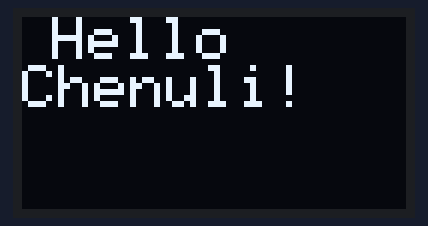
Bench run of a sketch on a simulated Arduino Uno, built with avr-gcc and run on an emulated ATmega328P. On the bench: 128×64 one-colour display. The display library's start-up logo is not drawn.

Above: at 1.8 s.
At 4.6 s:
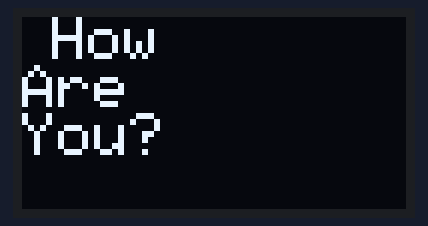

The sketch:

oled_dispaly_mycode.ino
```cpp
#include <SPI.h>
#include <Wire.h>
#include <Adafruit_GFX.h>
#include <Adafruit_SSD1306.h>

#define SCREEN_WIDTH 128 // OLED display width, in pixels
#define SCREEN_HEIGHT 64 // OLED display height, in pixels

// Declaration for an SSD1306 display connected to I2C (SDA, SCL pins)
#define OLED_RESET     -1 // Reset pin # (or -1 if sharing Arduino reset pin)
Adafruit_SSD1306 display(SCREEN_WIDTH, SCREEN_HEIGHT, &Wire, OLED_RESET);

#define NUMFLAKES     10 // Number of snowflakes in the animation example

#define LOGO_HEIGHT   16
#define LOGO_WIDTH    16

static const unsigned char PROGMEM logo_bmp[] =
{ B00000000, B11000000,
  B00000001, B11000000,
  B00000001, B11000000,
  B00000011, B11100000,
  B11110011, B11100000,
  B11111110, B11111000,
  B01111110, B11111111,
  B00110011, B10011111,
  B00011111, B11111100,
  B00001101, B01110000,
  B00011011, B10100000,
  B00111111, B11100000,
  B00111111, B11110000,
  B01111100, B11110000,
  B01110000, B01110000,
  B00000000, B00110000 };


void setup() {
  Serial.begin(115200);

  // SSD1306_SWITCHCAPVCC = generate display voltage from 3.3V internally
  if(!display.begin(SSD1306_SWITCHCAPVCC, 0x3C)) {
    Serial.println(F("SSD1306 allocation failed"));
    for(;;); // Don't proceed, loop forever
  }

  // Show initial display buffer contents on the screen --
  // the library initializes this with an Adafruit splash screen.
  display.display();
  delay(1000); // Pause for 2 seconds

  // Clear the buffer
  display.clearDisplay();

}

void loop() {
  // put your main code here, to run repeatedly:
  //testscrolltext();
  displayMultiLineText();
}

void testscrolltext(void) {
  display.clearDisplay();

  display.setTextSize(1); // Draw 2X-scale text
  display.setTextColor(WHITE);
  display.setCursor(10, 0);
  display.println(F("Hello World !"));
  display.display();      // Show initial text
  delay(100);

  // Scroll in various directions, pausing in-between:
  display.startscrollright(0x00, 0x0F);
  delay(2000);
  display.stopscroll();
  delay(1000);
  display.startscrollleft(0x00, 0x0F);
  delay(2000);
  display.stopscroll();
  delay(1000);
  display.startscrolldiagright(0x00, 0x07);
  delay(2000);
  display.startscrolldiagleft(0x00, 0x07);
  delay(2000);
  display.stopscroll();
  delay(1000);
}

void displayMultiLineText(){
  display.clearDisplay();
  delay(700);
  display.setTextSize(2);
  display.setTextColor(WHITE);
  display.setCursor(10, 0);
  display.println(F("Hello\nChenuli!"));
  display.display();
  delay(2000);

  display.clearDisplay();
  delay(700);

  display.setTextSize(2);
  display.setTextColor(WHITE);
  display.setCursor(10, 0);
  display.println(F("How\nAre\nYou?"));
  display.display();
  delay(2000);

  }
```

Measured:
- what the display in image 0 shows lasts 2.7 s, from 1.8 s to 4.5 s
